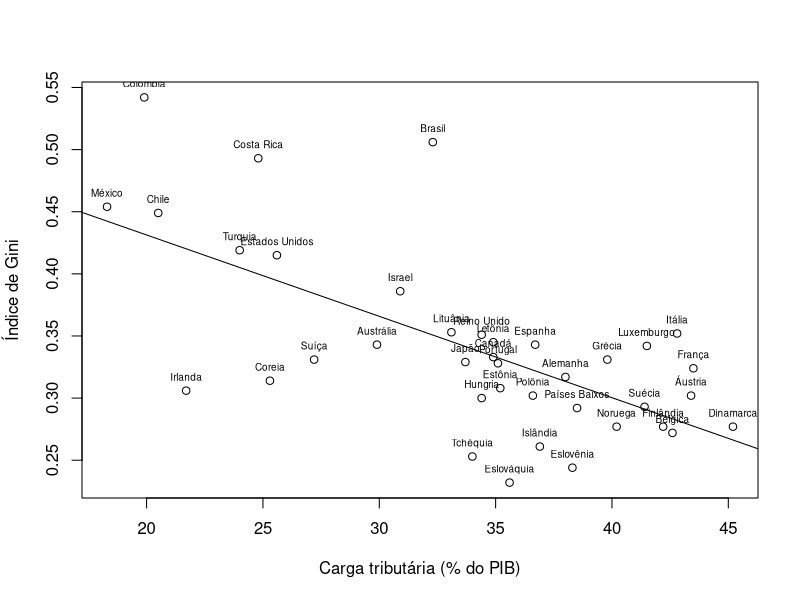

Recreate this plot in R.
# Conteúdo 3 — Estudo de caso: carga tributária e desigualdade (Estatística e Econometria, PROFINIT)
# Execute a partir da pasta codigo/.

d <- read.csv("../../dados_caso/carga_gini_ocde_brasil.csv", encoding = "UTF-8")
cor.test(d$carga_pib, d$gini)                                      # todos (38): r = −0,66
with(subset(d, pais != "Brasil"), cor(carga_pib, gini))            # sem o Brasil: −0,70
by(d, d$grupo, function(x) cor(x$carga_pib, x$gini))               # Simpson: −0,46 e +0,31
summary(lm(gini ~ carga_pib, data = d))
plot(d$carga_pib, d$gini, xlab = "Carga tributária (% do PIB)", ylab = "Índice de Gini")
text(d$carga_pib, d$gini, d$pais, pos = 3, cex = 0.6)
abline(lm(gini ~ carga_pib, data = d))
